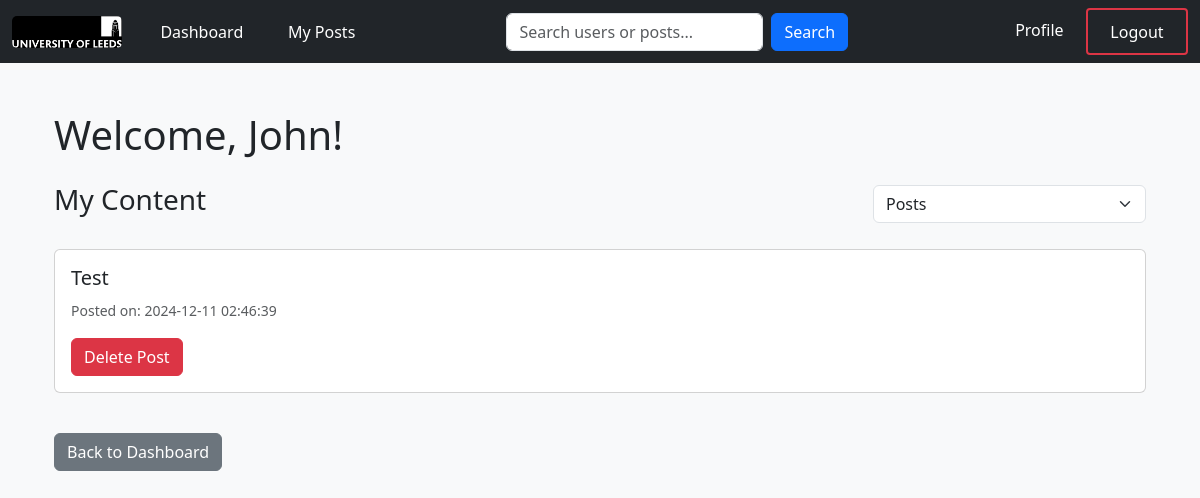
Page /my_posts (signed in) on the committed database.
### website/models.py (models this page shows, shortened)
class User(db.Model):
    id = db.Column(db.Integer, primary_key=True)
    name = db.Column(db.String(100), nullable=False)
    email = db.Column(db.String(100), unique=True)
    password = db.Column(db.String(100))  # Storing hashed passwords
    posts = db.relationship("Post", backref="user", lazy=True)
    liked_posts = db.relationship("Post", secondary="like", back_populates="liked_by")
    disliked_posts = db.relationship(
        "Post", secondary="dislike", back_populates="disliked_by"
    )
    followers = db.relationship(
        "User",
        secondary="follows",
        primaryjoin="Follows.followed_id == User.id",
        secondaryjoin="Follows.follower_id == User.id",
        backref="following",
    )

class Post(db.Model):
    id = db.Column(db.Integer, primary_key=True)
    content = db.Column(db.Text, nullable=False)
    created_at = db.Column(db.DateTime, default=db.func.now())  # Timestamping (time of post created)
    user_id = db.Column(db.Integer, db.ForeignKey("user.id"))
    liked_by = db.relationship("User", secondary="like", back_populates="liked_posts") #A many-to-many relationship tracking users who liked the post through "like" association table.
    disliked_by = db.relationship(
        "User", secondary="dislike", back_populates="disliked_posts" #A many-to-many relationship tracking users who disliked the post through "dislike" association table.
    )
    comments = db.relationship("Comment", backref="post", lazy=True) # A one-to-many relationship for comments associated with the post.

### website/views.py (the view)
@app.route('/my_posts', methods=['GET'])
@login_required
def my_posts():
    user = User.query.filter_by(email=session['email']).first()
    user_posts = Post.query.filter_by(user_id=user.id).order_by(Post.created_at.desc()).all()
    user_comments = Comment.query.filter_by(user_id=user.id).order_by(Comment.created_at.desc()).all()
    return render_template(
        'my_posts.html',
        user=user,
        posts=user_posts,
        comments=user_comments
    )

### website/views.py (called while the page is built)
def login_required(f):
    @wraps(f)
    def decorated_function(*args, **kwargs):
        if 'email' not in session:
            flash("You need to be logged in to access this page.", "danger")
            return redirect('/login')
        return f(*args, **kwargs)
    return decorated_function

@app.context_processor
def provide_user():
    if 'email' in session:
        current_user = User.query.filter_by(email=session['email']).first()
        return {'current_user': current_user}
    return {'current_user': None}

### website/templates/my_posts.html (shortened to what this page needs)
{% extends "base.html" %}
{% block content %}
<head>
</head>
<body class="bg-light">
    <div class="container mt-5">
        <h1 class="mb-4">Welcome, {{ user.name }}!</h1>
        <div class="mb-4 d-flex justify-content-between align-items-center">
            <h3>My Content</h3>
            <select id="filter-content" class="form-select w-25">
                <option value="posts">Posts</option>
            </select>
        </div>
        <div id="posts-section">
            {% if posts %}
                {% for post in posts %}
                    <div class="card mb-4">
                        <div class="card-body">
                            <h5 class="card-title">{{ post.content }}</h5>
                            <small class="text-muted">Posted on: {{ post.created_at.strftime('%Y-%m-%d %H:%M:%S') }}</small>
                            <div class="mt-3">
                                <button class="btn btn-danger delete-post-button" data-post-id="{{ post.id }}">Delete Post</button>
                            </div>
                        </div>
                    </div>
                {% endfor %}
            {% else %}
                <p>No posts yet.</p>
            {% endif %}
        </div>
        <a href="/dashboard" class="btn btn-secondary mt-3">Back to Dashboard</a>
    </div>
</body>
</html>
{% endblock %}

### rows in the picture
User: name "John"
Post: content "Test", created_at "2024-12-11 02:46:39"
